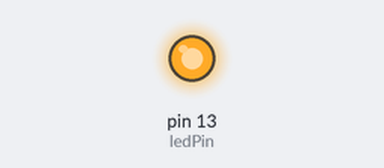
Simulated run of this sketch. Board: Arduino Uno, built with avr-gcc and run on an emulated ATmega328P. On the bench: output pins drawn as LEDs (lit = HIGH).

Above: at 0.1 s.
At 2.8 s:
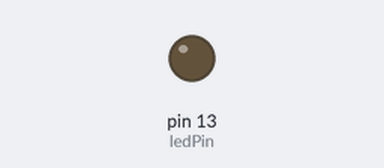
Timing chart, 0 to 4.3 s (numbered marks = the images above):
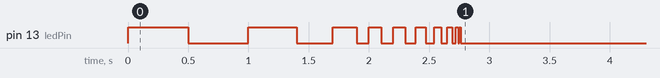

The sketch:

sketch.ino
```cpp
int ledPin = 13;

void setup() {
  Serial.begin(9600);
  pinMode(ledPin, OUTPUT);

digitalWrite(ledPin, 1);
delay(500);
digitalWrite(ledPin, 0);
delay(500);
digitalWrite(ledPin, 1);
delay(400);
digitalWrite(ledPin, 0);
delay(300);
digitalWrite(ledPin, 1);
delay(200);
digitalWrite(ledPin, 0);
delay(100);
digitalWrite(ledPin, 1);
delay(100);
digitalWrite(ledPin, 0);
delay(100);
digitalWrite(ledPin, 1);
delay(100);
digitalWrite(ledPin, 0);
delay(90);
digitalWrite(ledPin, 1);
delay(80);
digitalWrite(ledPin, 0);
delay(70);
digitalWrite(ledPin, 1);
delay(60);
digitalWrite(ledPin, 0);
delay(50);
digitalWrite(ledPin, 1);
delay(40);
digitalWrite(ledPin, 0);
delay(30);
digitalWrite(ledPin, 1);
delay(20);
digitalWrite(ledPin, 0);
delay(10);
digitalWrite(ledPin, 1);
delay(10);
digitalWrite(ledPin, 0);
}


void loop() {
   if (Serial.available()) {
    // Читаем байт из последовательного порта
    char inChar = Serial.read();
    if (inChar == '1') {
      // Зажигаем диод, если получили '1'
      digitalWrite(ledPin, 1);
    }
    if (inChar == '0') {
      digitalWrite(ledPin, 0);
    }
}
}
```
